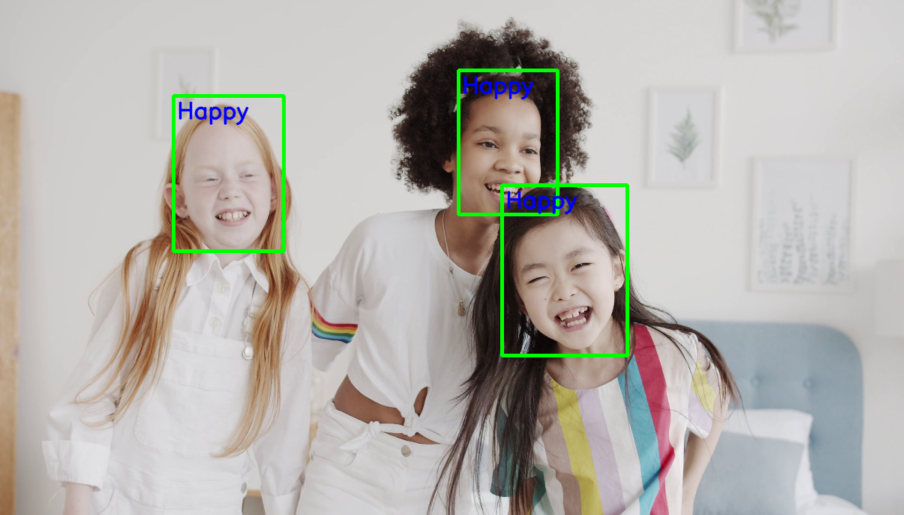
#> input picture E_D/emoition_detection.png, 1807 x 1029 px (shown at 1/2 size)
$ python 'check Color.py'
#> lines starting #> are read from the running program, lines starting #| are printed output that depends on the picture; after the words box and inside, x2 and y2 are one past the last pixel; in counts of white or black regions, pixels touching at a corner belong together
import cv2
import numpy as np
import matplotlib.pyplot as plt
from sklearn.cluster import KMeans
import imutils
from tkinter import filedialog

clusters = 5
filepath = filedialog.askopenfilename()
#> the answer given: emoition_detection.png

img = cv2.imread(f"{filepath}")
#> img is the input picture: shape (1029, 1807, 3); mean B, G, R 172.9, 178.4, 181.5
org_img = img.copy()
print('Org image shape --> ', img.shape)
#| Org image shape -->  (1029, 1807, 3)

img = imutils.resize(img, height=200)
#> img: shape (200, 351, 3)
print('After resizing shape --> ', img.shape)
#| After resizing shape -->  (200, 351, 3)

flat_img = np.reshape(img, (-1, 3))
print('After Flattening shape --> ', flat_img.shape)
#| After Flattening shape -->  (70200, 3)

kmeans = KMeans(n_clusters=clusters, random_state=0)
kmeans.fit(flat_img)

dominant_colors = np.array(kmeans.cluster_centers_, dtype='uint')

percentages = (np.unique(kmeans.labels_, return_counts=True)[1])/flat_img.shape[0]
#> percentages = [0.631, 0.0689, 0.0841, 0.204, 0.0128]
p_and_c = zip(percentages, dominant_colors)
p_and_c = sorted(p_and_c, reverse=True)

block = np.ones((50, 50, 3), dtype='uint')
plt.figure(figsize=(12, 8))
for i in range(clusters):
    plt.subplot(1, clusters, i+1)
    block[:] = p_and_c[i][1][::-1]  # we have done this to convert bgr(opencv) to rgb(matplotlib)
    plt.imshow(block)
    plt.xticks([])
    plt.yticks([])
    plt.xlabel(str(round(p_and_c[i][0]*100, 2))+'%')
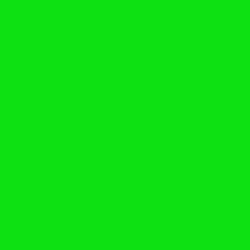
#> block: shape (50, 50, 3) uint64 (shown 5 times larger); mean of channels 0, 1, 2 18, 225, 13; drawn as B, G, R

bar = np.ones((50, 500, 3), dtype='uint')
plt.figure(figsize=(12, 8))
plt.title('Proportions of colors in the image')
start = 0
i = 1
for p, c in p_and_c:
    end = start+int(p*bar.shape[1])
    if i == clusters:
        bar[:, start:] = c[::-1]
    else:
        bar[:, start:end] = c[::-1]
    start = end
    i += 1
#> after the loop, i = 6

plt.imshow(bar)
plt.xticks([])
plt.yticks([])

rows = 1000
cols = int((org_img.shape[0]/org_img.shape[1])*rows)
#> cols = 569
img = cv2.resize(org_img, dsize=(rows, cols), interpolation=cv2.INTER_LINEAR)
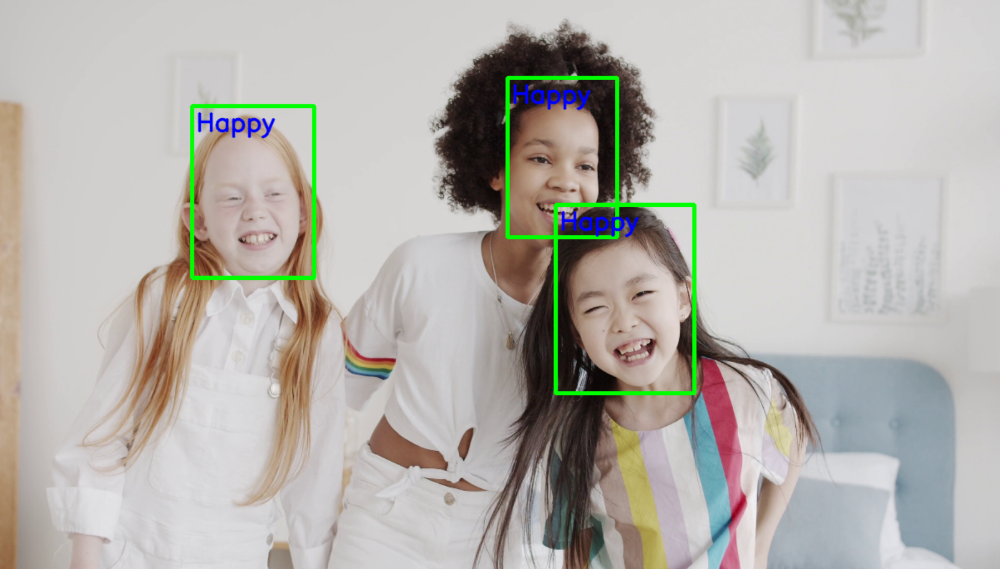
#> img: shape (569, 1000, 3); mean B, G, R 172.8, 178.3, 181.4

copy = img.copy()
cv2.rectangle(copy, (rows//2-250, cols//2-90), (rows//2+250, cols//2+110), (255, 255, 255), -1)
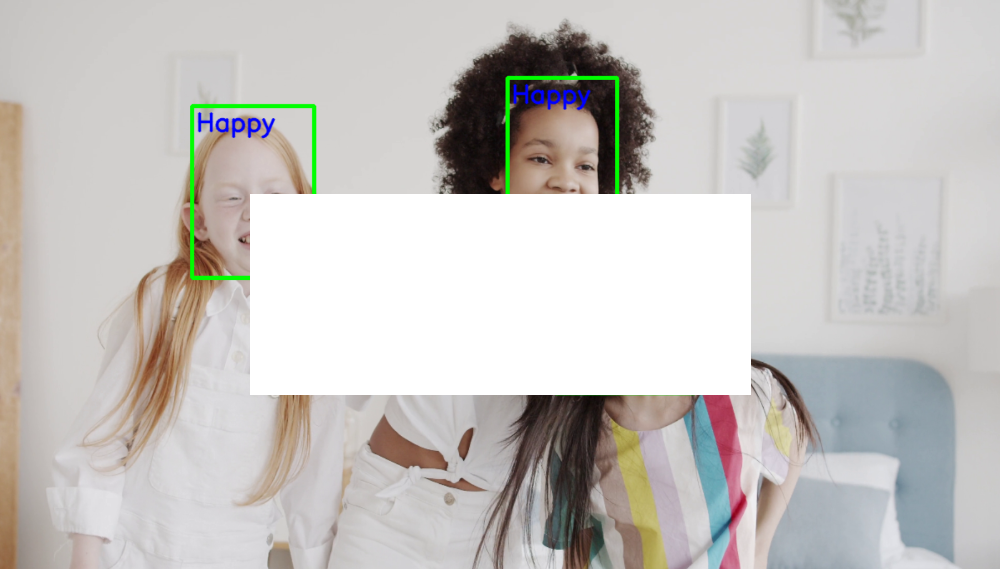
#> copy: shape (569, 1000, 3); 17.7% of pixels changed, all inside (x1, y1, x2, y2) = (250, 194, 751, 395)

final = cv2.addWeighted(img, 0.1, copy, 0.9, 0)
cv2.putText(final, 'Most Dominant Colors in the Image', (rows//2-230, cols//2-40),
            cv2.FONT_HERSHEY_DUPLEX, 0.8, (0, 0, 0), 1, cv2.LINE_AA)
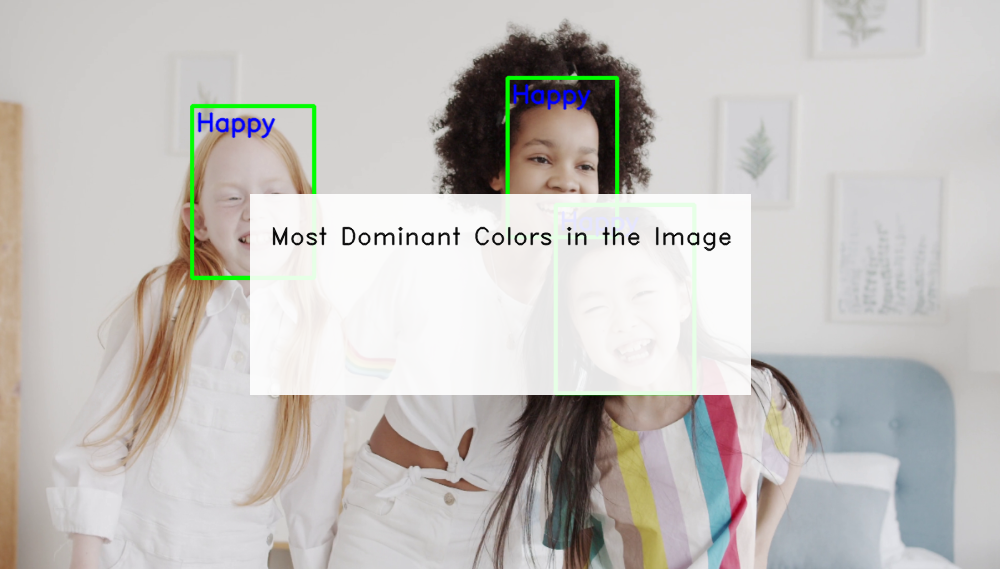
#> final: shape (569, 1000, 3); mean B, G, R 189.5, 192.8, 195.6


start = rows//2-220
for i in range(5):
    end = start+70
    final[cols//2:cols//2+70, start:end] = p_and_c[i][1]
    cv2.putText(final, str(i+1), (start+25, cols//2+45), cv2.FONT_HERSHEY_DUPLEX, 1, (255, 255, 255), 1, cv2.LINE_AA)
    start = end+20
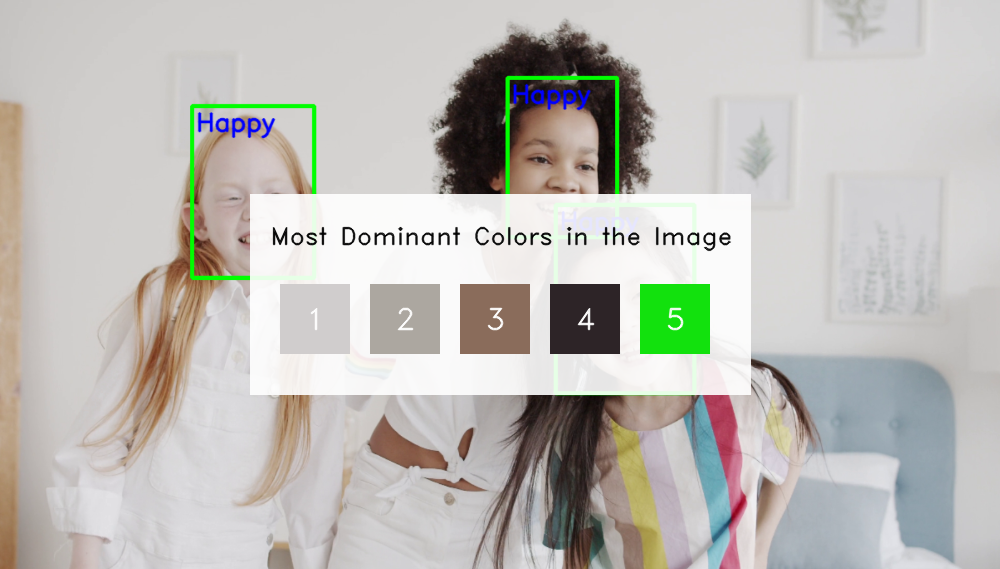
#> final: shape (569, 1000, 3); 4.31% of pixels changed, all inside (x1, y1, x2, y2) = (280, 284, 710, 354)

plt.show()
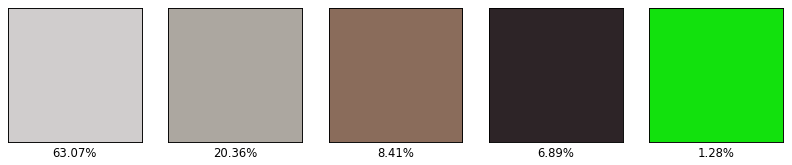
#> figure drawn by matplotlib, 5 panels
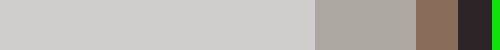
#> shown: shape (50, 500, 3); mean R, G, B 180.7, 178, 172

cv2.imshow('img', final)
cv2.waitKey(0)
cv2.destroyAllWindows()
cv2.imwrite('output of D_C/output.png', final)
